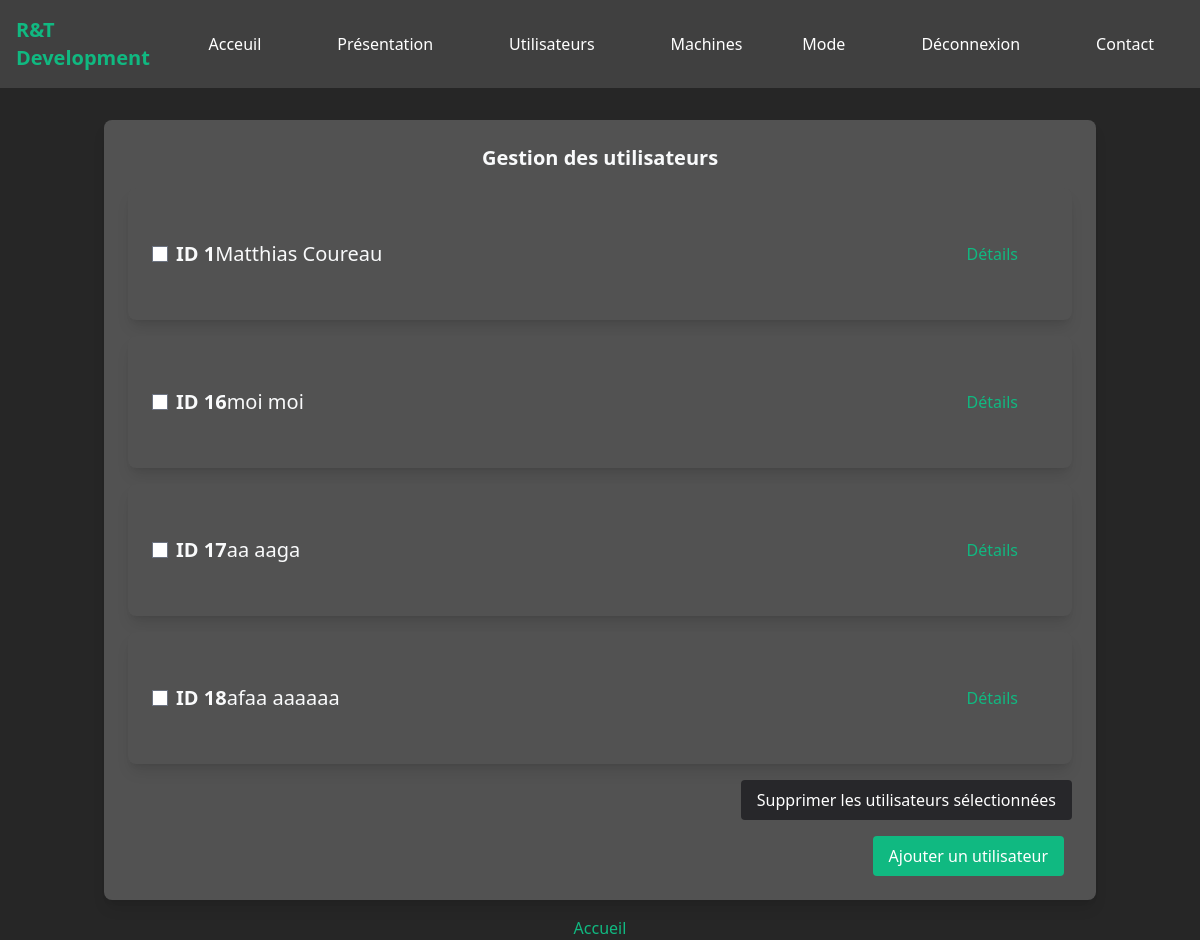
Page /computerApp/utilisateurs/ (signed in) on the earlier database version.
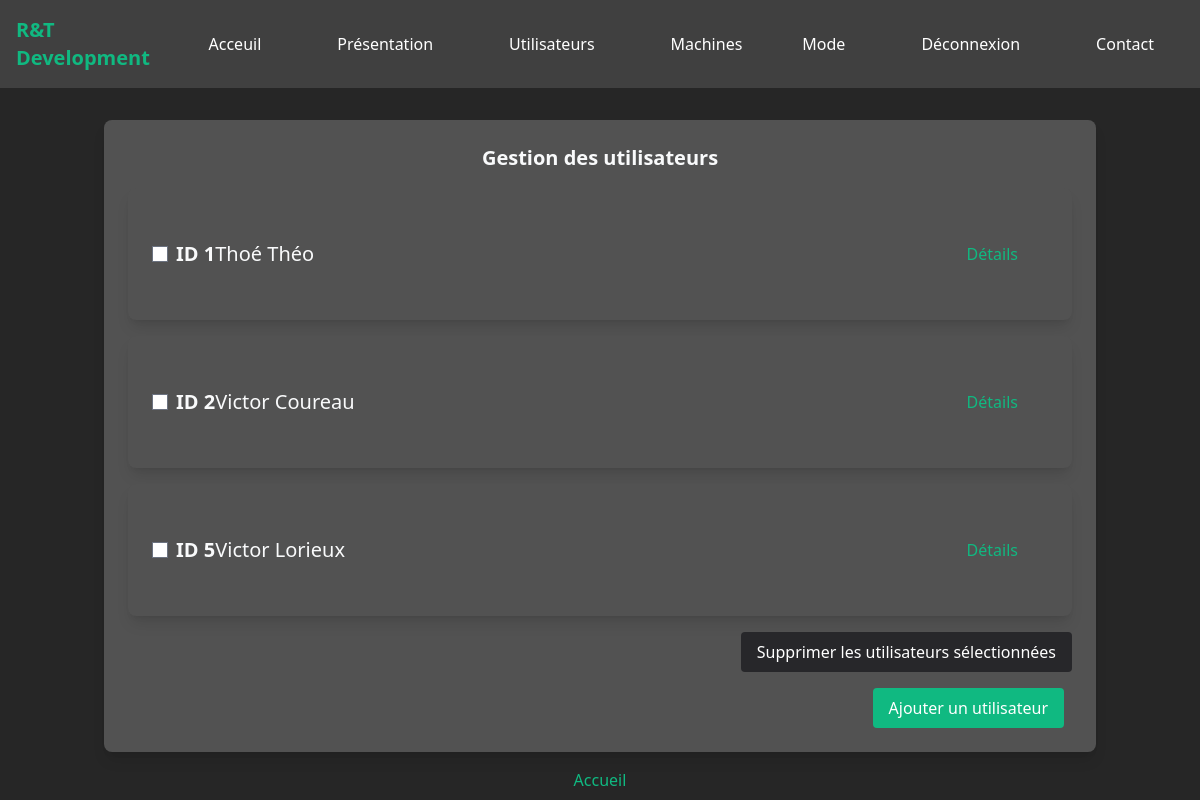
Same page on the later database version.
### computerApp/models.py (models this page shows)
class Utilisateur(models.Model):
    SECT = (
        ('Gestion',('77')),
        ('Clients',('10')),
        ('Services',('20')),
    )
    id = models.AutoField(primary_key=True, editable=False)
    nom = models.CharField(max_length = 20)
    prenom = models.CharField(max_length = 20)
    secteur = models.CharField(max_length= 32, choices=SECT, default='Gestion')
    majU = models.CharField(max_length= 32, default='Jamais modifié')

### computerApp/views.py (the view)
# urls.py: path('utilisateurs/', views.utilisateur_list_view, name='utilisateurs'),
@login_required
def utilisateur_list_view(request) :
    utilisateurs = Utilisateur.objects.all()
    context={'utilisateurs':utilisateurs}
    return render(request,
        'utilisateur_list.html',
        context)

### theme/context_processors.py (called while the page is built)
def theme(request):
    if 'is_dark_theme' in request.session:
        is_dark_theme = request.session.get('is_dark_theme')
        return {'is_dark_theme': is_dark_theme}
    return {'is_dark_theme': False}

### computerApp/templates/utilisateur_list.html (shortened to what this page needs)
{% extends "index.html" %}
{% block content %}
<body class="bg-gray-100">
  <div class="container mx-auto mt-8 px-4">
    <div class="bg-white rounded-lg shadow-lg p-6 dark:bg-neutral-600">
      <div class="flex justify-center mb-4">
        <h2 class="text-xl font-bold">Gestion des utilisateurs</h2>
      </div>
      {% if utilisateurs %}
      <form action="{% url 'del-utilisateur' %}" method="post">
        <ul class="space-y-4">
          {% for utilisateur in utilisateurs %}
          <li class="flex items-center bg-slate-100 rounded-lg shadow-lg p-6 dark:bg-neutral-600">
            <input class="mr-2" type="checkbox" name="selected_utilisateur" value="{{ utilisateur.id }}" class="mr-2 form-checkbox text-emerald-500 border-black bg-emerald-500">
            <span class="font-bold text-xl">ID {{ utilisateur.id }}</span>
            <p class="text-xl">{{ utilisateur.prenom }} {{ utilisateur.nom }}</p>
            <a href="{% url 'utilisateur-detail' utilisateur.id %}" class="ml-auto text-emerald-500 hover:text-emerald-700 duration-300">Détails</a>
          </li>
          {% endfor %}
        </ul>
        <div class="mt-4 flex justify-end">
          <button type="submit" class="bg-zinc-800 hover:bg-zinc-950 duration-300 text-white py-2 px-4 rounded">Supprimer les utilisateurs sélectionnées</button>
        </div>
      </form>
      {% else %}
      <p class="mt-8 text-center text-gray-500 dark:text-white">Il n'y a pas d'utilisateur.</p>
      {% endif %}
      <div class="flex justify-end mt-4">
        <a href="{% url 'add-utilisateur' %}" class="bg-emerald-500 hover:bg-emerald-700 duration-300 text-white py-2 px-4 rounded mr-2">Ajouter un utilisateur</a>
      </div>
    </div>
  </div>
  <div class="flex justify-center mt-4">
    <button class="text-emerald-500 hover:text-emerald-700 duration-300"><a  href="{% url 'index' %}">Accueil</a></button>
  </div>
</body>
</html>
{% endblock %}

Differences in the rows shown:
removed Utilisateur: id "16", prenom "moi", nom "moi"
removed Utilisateur: id "17", prenom "aa", nom "aaga"
removed Utilisateur: id "18", prenom "afaa", nom "aaaaaa"
changed Utilisateur id 1: prenom "Matthias" → "Thoé"; nom "Coureau" → "Théo"
added Utilisateur: id "2", prenom "Victor", nom "Coureau"
added Utilisateur: id "5", prenom "Victor", nom "Lorieux"
